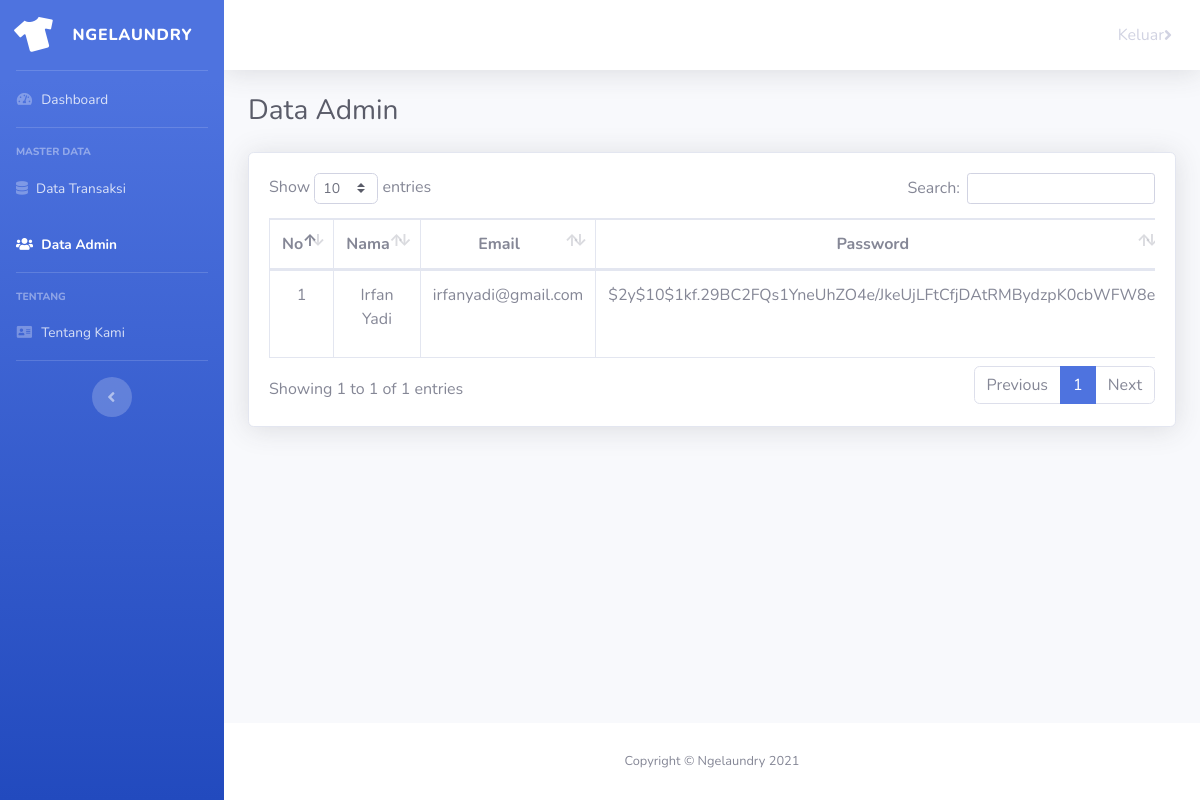
Screenshot of /laundry/index.php/admin with the database file from the repository.
### tables this page shows
CREATE TABLE `user` (
  `id` int(11) NOT NULL,
  `name` varchar(128) NOT NULL,
  `email` varchar(128) NOT NULL,
  `password` varchar(256) NOT NULL,
  `role_id` int(11) NOT NULL,
  `is_active` int(1) NOT NULL,
  `date_created` int(11) NOT NULL
);

### laundry/application/controllers/Admin.php (called while the page is built, shortened)
<?php
class Admin extends CI_Controller
{
	public function __construct()
	{
		$this->load->model('m_admin');
	}
	public function index()
	{
		$queryAllUser = $this->m_admin->getData();
		$data = array('queryAllUser' => $queryAllUser);
		$this->load->view('/template/v_header');
		$this->load->view('/template/v_navigation');
		$this->load->view('/admin/v_admin', $data);
		$this->load->view('/template/v_footer');
	}
}

### laundry/index.php (called while the page is built, shortened)
<?php
require_once BASEPATH.'core/CodeIgniter.php';

### laundry/application/models/m_admin.php (called while the page is built, shortened)
<?php
class m_admin extends CI_Model
{
	function getData()
	{
		$query = $this->db->get('user');
		return $query->result();
	}
}

### laundry/application/views/admin/v_admin.php (the view, shortened to what this page needs)
<div class="container-fluid">
    <div class="d-sm-flex align-items-center justify-content-between mb-4">
        <h1 class="h3 mb-0 text-gray-800">Data Admin</h1>
    </div>
    <div class="card shadow mb-4">
        <div class="card-body">
            <div class="table-responsive">
                <table class="table table-bordered text-center" id='dataTable' width="100%" cellspacing="0">
                    <thead>
                        <tr>
                            <th>No</th>
                            <th>Nama</th>
                            <th>Email</th>
                            <th>Password</th>
                        </tr>
                    </thead>
                    <tbody>
                        <?php
                        $count = 0;
                        foreach ($queryAllUser as $row) {
                            $count++;
                        ?>
                            <tr>
                                <td><?= $count; ?></td>
                                <td><?= $row->name; ?></td>
                                <td><?= $row->email; ?></td>
                                <td><?= $row->password; ?></td>
                            </tr>
                        <?php } ?>
                    </tbody>
                </table>
            </div>
        </div>
    </div>
</div>
</div>

### rows the page displays
user: name "Irfan Yadi", email "irfanyadi@gmail.com", password "$2y$10$1kf.29BC2FQs1YneUhZO4e/JkeUjLFtCfjDAtRMBydzpK0cbWFW8e"
